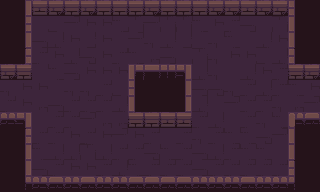

This game map was drawn from its Tiled (.tmx) file and the tilesets committed beside it. A one-line description and the full map source follow:
An orthogonal 20x12 tile map with 16x16 px tiles, 1 tile layer (visual), 2 tilesets and 3 objects.

<map version="1.10" tiledversion="1.12.2" orientation="orthogonal" renderorder="right-down" width="20" height="12" tilewidth="16" tileheight="16" infinite="0" nextlayerid="6" nextobjectid="24">
 <tileset firstgid="1" source="../Dungeon Tileset.tsx" />
 <tileset firstgid="101" source="../tools.tsx" />
 <layer id="2" name="visual" width="20" height="12">
  <data encoding="csv">
79,31,3,4,5,4,2,5,5,4,5,2,5,4,4,3,4,4,26,79,
79,21,19,20,28,18,23,10,29,28,29,29,10,23,7,9,24,29,16,79,
79,31,9,8,18,17,23,19,28,30,8,17,19,30,10,24,8,23,16,79,
79,1,7,23,8,72,18,7,10,27,9,24,29,30,18,23,20,8,6,79,
4,5,19,10,9,18,23,23,51,52,53,54,8,30,19,8,18,7,5,4,
30,18,18,24,30,30,7,20,26,79,79,31,9,72,30,7,8,7,10,23,
7,18,27,9,7,7,7,8,16,79,79,11,8,24,28,7,7,30,27,28,
44,54,19,7,7,28,27,27,5,2,3,3,7,8,24,7,30,10,55,45,
79,1,7,7,18,7,23,28,18,7,24,7,30,7,10,10,72,28,36,79,
79,31,10,8,8,29,8,7,7,72,10,7,9,8,7,10,10,19,36,79,
79,11,9,7,23,18,7,8,10,7,7,7,9,7,7,7,7,7,6,79,
79,41,44,45,43,45,43,43,45,42,45,45,43,43,43,45,44,43,46,79
</data>
 </layer>
 <objectgroup id="5" name="collision">
  <object id="16" x="32" y="80">
   <polygon points="0,0 -32,0 -32,-80 288,-80 288,0 256,0 256,-64 0,-64" />
  </object>
  <object id="19" x="128" y="80" width="64" height="48" />
  <object id="22" x="0" y="128">
   <polyline points="0,0 32,0 32,64 288,64 288,0 320,0" />
  </object>
 </objectgroup>
</map>
